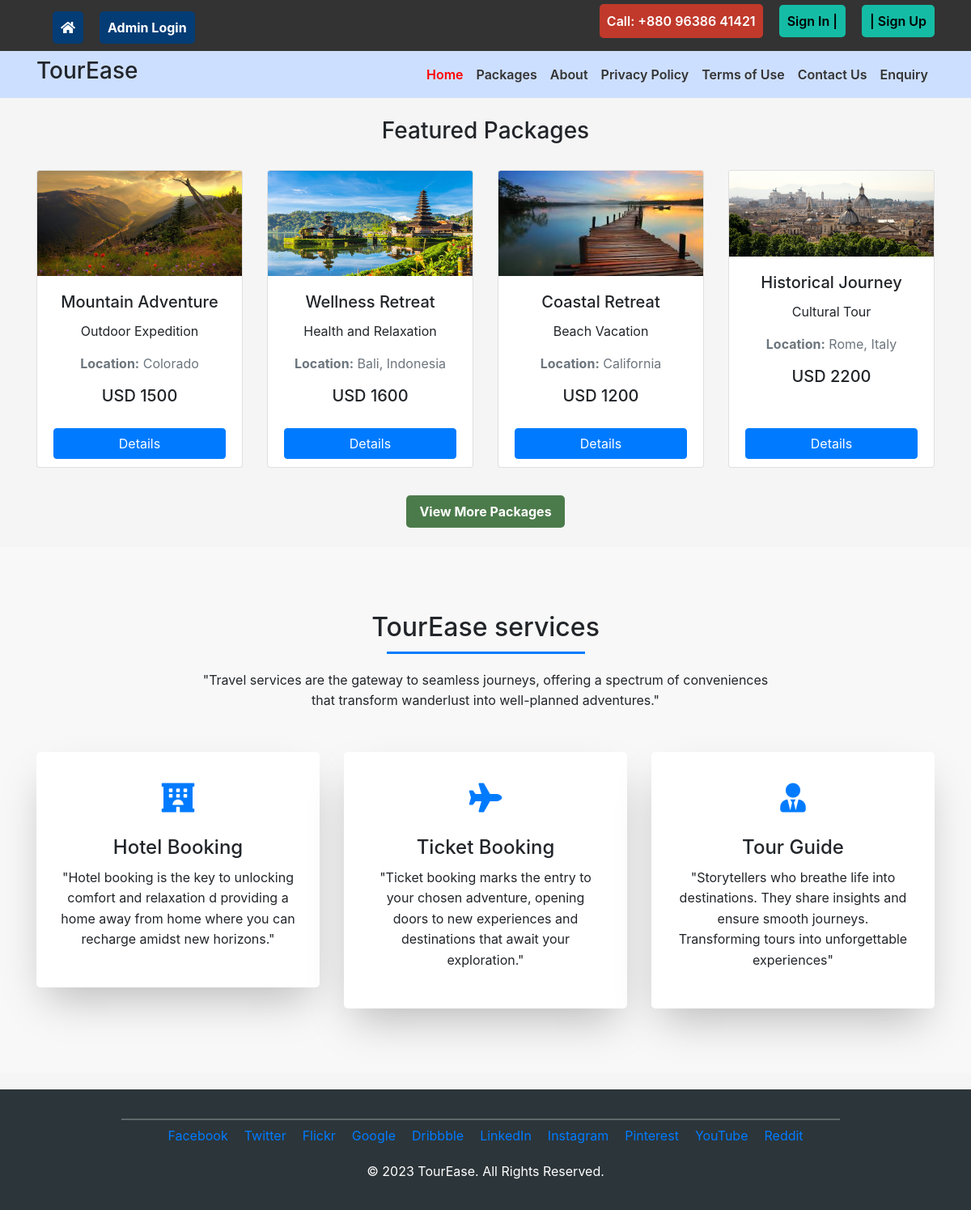
The page / on the database its author committed.
### tables this page shows
CREATE TABLE `tbltourpackages` (
  `PackageId` int(11) NOT NULL,
  `PackageName` varchar(200) DEFAULT NULL,
  `PackageType` varchar(150) DEFAULT NULL,
  `PackageLocation` varchar(100) DEFAULT NULL,
  `PackagePrice` int(11) DEFAULT NULL,
  `PackageFetures` varchar(255) DEFAULT NULL,
  `PackageDetails` longtext DEFAULT NULL,
  `PackageInfo` longtext DEFAULT NULL,
  `PackageImage` varchar(100) DEFAULT NULL,
  `Creationdate` timestamp NULL DEFAULT current_timestamp(),
  `UpdationDate` timestamp NULL DEFAULT NULL ON UPDATE current_timestamp()
);

### index.php (the view, shortened to what this page needs)
<?php
include('includes/config.php');
?>
<!DOCTYPE HTML>
<html>
<head>
    <link href="css/bootstrap.min.css" rel="stylesheet" type="text/css" media="all">
    <link href="css/font-awesome.min.css" rel="stylesheet" type="text/css" media="all">
    <link href="css/mystyle.css" rel="stylesheet" type="text/css" />
    <link rel="stylesheet" href="https://maxcdn.bootstrapcdn.com/bootstrap/4.5.2/css/bootstrap.min.css">
    <link rel="stylesheet" href="https://cdnjs.cloudflare.com/ajax/libs/font-awesome/5.15.3/css/all.min.css">
    <link rel="stylesheet" href="https://cdnjs.cloudflare.com/ajax/libs/font-awesome/5.15.3/css/all.min.css">
</head>
<body>
    <?php include('includes/header.php'); ?>
    <div class="container">
        <section class="xolor">
            <div class="package-list">
                <br>
                <h3>Featured Packages</h3>
                <br>
                <div class="card-deck">
                    <?php
                    $sql = "SELECT * from tbltourpackages order by rand() limit 4";
                    $query = $dbh->prepare($sql);
                    $query->execute();
                    $results = $query->fetchAll(PDO::FETCH_OBJ);
                    if ($query->rowCount() > 0) {
                        foreach ($results as $result) { ?>
                            <div class="card">
                                <img class="card-img-top"
                                    src="admin/pacakgeimages/<?php echo htmlentities($result->PackageImage); ?>"
                                    alt="Package Image" style="max-height: 130px;" />
                                <div class="card-body">
                                    <h5 class="card-title">
                                        <?php echo htmlentities($result->PackageName); ?>
                                    </h5>
                                    <p class="card-text">
                                        <?php echo htmlentities($result->PackageType); ?>
                                    </p>
                                    <p class="text-muted"><b>Location:</b>
                                        <?php echo htmlentities($result->PackageLocation); ?>
                                    </p>
                                    <h5>USD
                                        <?php echo htmlentities($result->PackagePrice); ?>
                                    </h5>
                                </div>
                                <a style="margin:0 20px 10px 20px;" href="package-details.php?pkgid=<?php echo htmlentities($result->PackageId); ?>"
                                    class="btn btn-primary">Details</a>
                            </div>
                        <?php }
                    } ?>
                </div>
                <br>
                <div><a href="package-list.php" class="view-more">View More Packages</a></div>
                <br>
        </section>
    </div>
    <section id="service" class="our_services">
        <div class="container">
            <div class="row">
                <div class="col-md-12 text-center">
                    <div class="section-title">
                        <h2>TourEase services</h2>
                        <span></span>
                        <p>
                            "Travel services are the gateway to seamless journeys, offering a spectrum of conveniences
                            <br>
                            that transform wanderlust into well-planned adventures."
                        </p>
                    </div>
                </div>
            </div>
            <div class="row justify-content-center text-center">
                <div class="col-lg-4 col-sm-6 col-xs-12" data-aos="fade-up">
                    <a href="hotel_booking.php" class="service-link">
                        <div class="service">
                            <div class="icon"><i class="fas fa-hotel"></i></div>
                            <h4>Hotel Booking</h4>
                            <p>"Hotel booking is the key to unlocking comfort and relaxation d providing a home away
                                from home where you can recharge amidst new horizons."</p>
                        </div>
                    </a>
                </div>
                <div class="col-lg-4 col-sm-6 col-xs-12" data-aos="fade-up">
                    <a href="ticket_booking.php" class="service-link">
                        <div class="service">
                            <div class="icon"><i class="fas fa-plane"></i></div>
                            <h4>Ticket Booking</h4>
                            <p>"Ticket booking marks the entry to your chosen adventure, opening doors to new
                                experiences and destinations that await your exploration."</p>
                        </div>
                    </a>
                </div>
                <div class="col-lg-4 col-sm-6 col-xs-12" data-aos="fade-up">
                    <a href="tour_guide.php" class="service-link">
                        <div class="service">
                            <div class="icon"><i class="fas fa-user-tie"></i></div>
                            <h4>Tour Guide</h4>
                            <p>"Storytellers who breathe life into destinations. They share insights and ensure smooth
                                journeys. Transforming tours into unforgettable experiences"</p>
                        </div>
                    </a>
                </div>
            </div>
        </div>
    </section>
    <?php include('includes/footer.php'); ?>
</body>
</html>

### css/mystyle.css (style rules this page uses)
body, h1, h2, h3, h4, p, ul, li { margin: 0; padding: 0; list-style: none; }
.package-list { text-align: center; }
.view-more { display: inline-block; margin-top: 10px; padding: 8px 16px; background-color: #4b7b4b!important; color: white!important; text-decoration: none; border-radius: 5px; font-weight: bold; transition: background-color 0.3s; text-decoration: none!important; }
.our_services { padding: 80px 0; background-color: #f8f8f8; text-align: center; justify-content: center; text-decoration: none!important; }
.row a { text-decoration: none!important; }
.section-title { margin-bottom: 50px; justify-content: center; align-items: center; }
.section-title h2 { font-size: 32px; margin: 0; }
.section-title span { display: block; width: 245px; height: 3px; background-color: #007bff; margin: 10px auto; }
.section-title p { font-size: 16px; line-height: 1.6; margin-top: 20px; text-decoration: none!important; }
.service { background-color: #fff; padding: 30px; border-radius: 5px; transition: transform 0.3s, box-shadow 0.3s; box-shadow: rgba(0, 0, 0, 0.25) 0px 25px 50px -12px; }
.service .icon { font-size: 36px; color: #007bff; }
.service h4 { font-size: 24px; margin-top: 20px; }
.service p { font-size: 16px; line-height: 1.6; margin-top: 10px; }
.service-link { text-decoration: none; color: inherit; }

### index.php (style rules this page uses)
body { background-color: #F5F5F5 !important; }

### includes/footer.php (style rules this page uses)
.container { border-radius: 10px!important; }

### rows shown on the page
tbltourpackages: PackageImage (picture), PackageName "Mountain Adventure", PackageType "Outdoor Expedition", PackageLocation "Colorado", PackagePrice "1500"
tbltourpackages: PackageImage (picture), PackageName "Wellness Retreat", PackageType "Health and Relaxation", PackageLocation "Bali, Indonesia", PackagePrice "1600"
tbltourpackages: PackageImage (picture), PackageName "Coastal Retreat", PackageType "Beach Vacation", PackageLocation "California", PackagePrice "1200"
tbltourpackages: PackageImage (picture), PackageName "Historical Journey", PackageType "Cultural Tour", PackageLocation "Rome, Italy", PackagePrice "2200"
